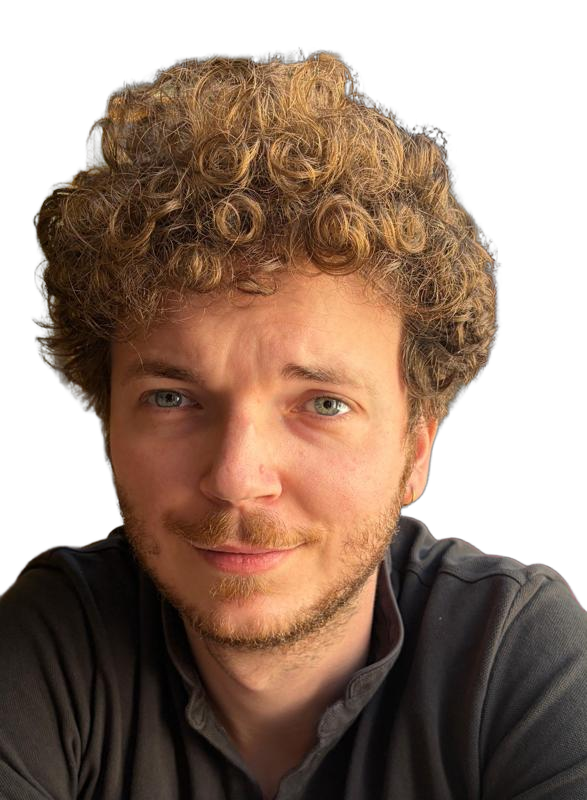
#> input picture .agents/teamwork/teamwork_preview_explorer_survey_2/thumbnails/rembg_bust_IMG-20260901-WA0014.jpg.png, 587 x 800 px, found by its file name
$ python generate_holographic_sample.py
#> lines starting #> are read from the running program, lines starting #| are printed output that depends on the picture
import cv2
import numpy as np
from PIL import Image, ImageDraw, ImageFont

# Load extracted alpha portrait
portrait_path = r"c:\Users\Thomas Martinez\Documents\GitHub\ConcoursVIE\.agents\teamwork\teamwork_preview_explorer_survey_2\thumbnails\rembg_bust_IMG-20260901-WA0014.jpg.png"
out_path = r"c:\Users\Thomas Martinez\Documents\GitHub\ConcoursVIE\.agents\teamwork\teamwork_preview_explorer_survey_2\thumbnails\holographic_biometric_sample.png"

im = Image.open(portrait_path).convert("RGBA")
#> im is the input picture: PIL image 587x800 RGBA; mean R, G, B, A 76, 53.6, 39.5, 174
w, h = im.size
#> w = 587; h = 800

# Target card size
canvas_w, canvas_h = 420, 560
# Resize portrait to fit nicely inside card
portrait_resized = im.copy()
portrait_resized.thumbnail((360, 480), Image.Resampling.LANCZOS)
pw, ph = portrait_resized.size
#> pw = 352; ph = 480

# Create base dark holographic HUD canvas
hud = Image.new("RGBA", (canvas_w, canvas_h), (3, 7, 18, 220)) # Deep navy glass
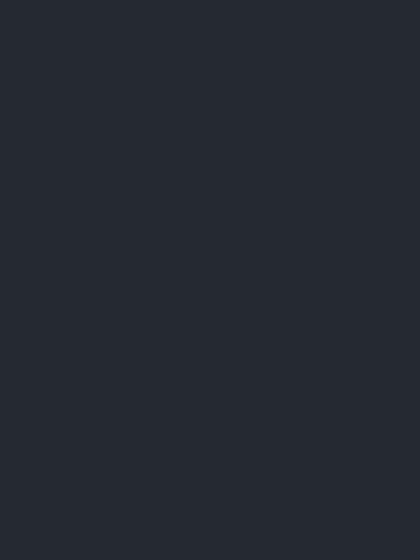
#> hud: PIL image 420x560 RGBA; mean R, G, B, A 3, 7, 18, 220; transparent parts drawn white
draw = ImageDraw.Draw(hud)

# Paste portrait centered
offset_x = (canvas_w - pw) // 2
#> offset_x = 34
offset_y = 60
hud.paste(portrait_resized, (offset_x, offset_y), portrait_resized)
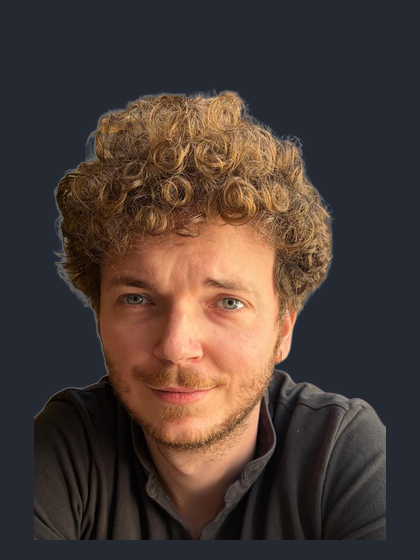
#> hud: PIL image 420x560 RGBA; mean R, G, B, A 55.6, 41.7, 37.3, 236; transparent parts drawn white

# Apply scanlines over portrait region
overlay = Image.new("RGBA", (canvas_w, canvas_h), (0, 0, 0, 0))
#> overlay: PIL image 420x560 RGBA; every value is 0
ov_draw = ImageDraw.Draw(overlay)

for y in range(offset_y, offset_y + ph, 4):
    ov_draw.line([(offset_x, y), (offset_x + pw, y)], fill=(0, 240, 255, 35), width=1)

# Horizontal biometric laser line (cyan-emerald glow)
laser_y = offset_y + int(ph * 0.42)
#> laser_y = 261
for thickness, alpha in [(7, 40), (5, 80), (3, 140), (1, 230)]:
    ov_draw.line([(offset_x - 10, laser_y), (offset_x + pw + 10, laser_y)], fill=(16, 185, 129, alpha), width=thickness)

# Biometric landmark crosshairs on eyes, nose, mouth
landmarks = [
    (offset_x + int(pw * 0.36), offset_y + int(ph * 0.38)), # Left eye
    (offset_x + int(pw * 0.65), offset_y + int(ph * 0.39)), # Right eye
    (offset_x + int(pw * 0.50), offset_y + int(ph * 0.52)), # Nose tip
    (offset_x + int(pw * 0.41), offset_y + int(ph * 0.64)), # Left mouth
    (offset_x + int(pw * 0.59), offset_y + int(ph * 0.64)), # Right mouth
    (offset_x + int(pw * 0.50), offset_y + int(ph * 0.72)), # Chin
]

# Connecting polygon for face mesh
pts = [landmarks[0], landmarks[1], landmarks[4], landmarks[5], landmarks[3]]
ov_draw.polygon(pts, outline=(0, 240, 255, 90))

for lx, ly in landmarks:
    ov_draw.ellipse([lx-3, ly-3, lx+3, ly+3], fill=(16, 185, 129, 220), outline=(0, 240, 255, 255))
    ov_draw.line([(lx-7, ly), (lx+7, ly)], fill=(0, 240, 255, 180), width=1)
    ov_draw.line([(lx, ly-7), (lx, ly+7)], fill=(0, 240, 255, 180), width=1)

# HUD Bracket Corners around portrait
bx1, by1 = offset_x - 12, offset_y - 12
#> bx1 = 22; by1 = 48
bx2, by2 = offset_x + pw + 12, offset_y + ph + 12
#> bx2 = 398; by2 = 552
arm = 20

# Top-left
ov_draw.line([(bx1, by1), (bx1 + arm, by1)], fill=(0, 240, 255, 230), width=2)
ov_draw.line([(bx1, by1), (bx1, by1 + arm)], fill=(0, 240, 255, 230), width=2)
# Top-right
ov_draw.line([(bx2, by1), (bx2 - arm, by1)], fill=(0, 240, 255, 230), width=2)
ov_draw.line([(bx2, by1), (bx2, by1 + arm)], fill=(0, 240, 255, 230), width=2)
# Bottom-left
ov_draw.line([(bx1, by2), (bx1 + arm, by2)], fill=(0, 240, 255, 230), width=2)
ov_draw.line([(bx1, by2), (bx1, by2 - arm)], fill=(0, 240, 255, 230), width=2)
# Bottom-right
ov_draw.line([(bx2, by2), (bx2 - arm, by2)], fill=(0, 240, 255, 230), width=2)
ov_draw.line([(bx2, by2), (bx2, by2 - arm)], fill=(0, 240, 255, 230), width=2)

# Card Border & Tech Accents
ov_draw.rectangle([1, 1, canvas_w-2, canvas_h-2], outline=(0, 240, 255, 120), width=1)
ov_draw.line([(10, 42), (canvas_w-10, 42)], fill=(255, 255, 255, 40), width=1)

# Header & Telemetry Text
ov_draw.text((16, 14), "CABIS // BIOMETRIC PORTAL GATE-04", fill=(0, 240, 255, 255))
ov_draw.text((canvas_w - 75, 14), "LIVE SCAN", fill=(16, 185, 129, 255))

# Bottom telemetry
ov_draw.text((18, canvas_h - 48), "ID: MARTINEZ // THOMAS", fill=(240, 248, 255, 255))
ov_draw.text((18, canvas_h - 30), "V.I.E BUCAREST 2026 // FULL-STACK", fill=(148, 163, 184, 255))
ov_draw.text((canvas_w - 110, canvas_h - 48), "MATCH: 99.8%", fill=(16, 185, 129, 255))
ov_draw.text((canvas_w - 110, canvas_h - 30), "[VERIFIED]", fill=(16, 185, 129, 255))

# Composite overlay onto hud
final_img = Image.alpha_composite(hud, overlay)
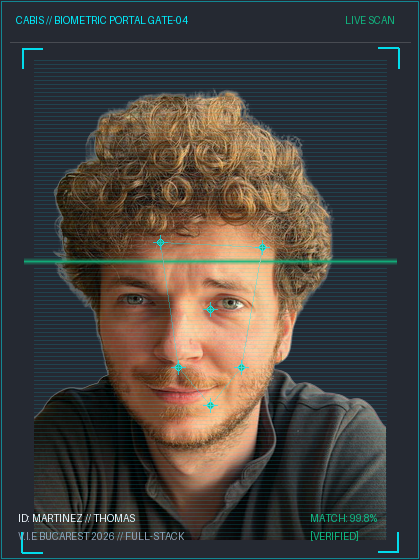
#> final_img: PIL image 420x560 RGBA; mean R, G, B, A 53.4, 49.6, 45.7, 236.7; transparent parts drawn white
final_img.save(out_path)
print(f"Holographic sample saved to {out_path}")

$ run again, with .agents/teamwork/teamwork_preview_explorer_survey_2/thumbnails/rembg_bust_IMG-20260901-WA0011.jpg.png copied over .agents/teamwork/teamwork_preview_explorer_survey_2/thumbnails/rembg_bust_IMG-20260901-WA0014.jpg.png
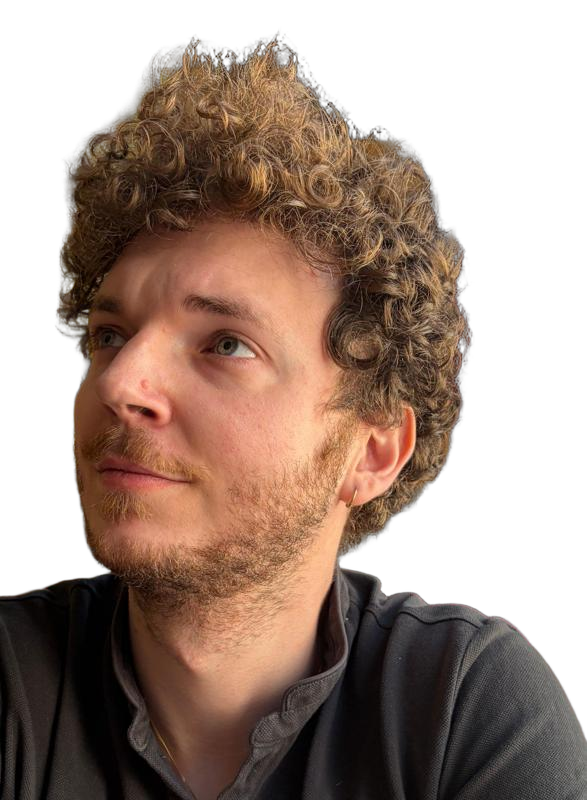
#> input picture .agents/teamwork/teamwork_preview_explorer_survey_2/thumbnails/rembg_bust_IMG-20260901-WA0011.jpg.png, 587 x 800 px, found by its file name
#> im is the input picture: PIL image 587x800 RGBA; mean R, G, B, A 70.5, 50.2, 39.4, 157.1
#> `hud.paste(portrait_resized, (offset_x, offset_y), portrait_resized)`:
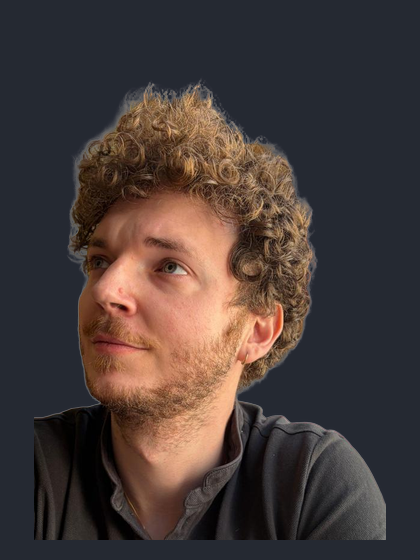
#> hud: PIL image 420x560 RGBA; mean R, G, B, A 51.7, 39.5, 38.1, 234.1; transparent parts drawn white
#> overlay: PIL image 420x560 RGBA; every value is 0
#> `final_img = Image.alpha_composite(hud, overlay)`:
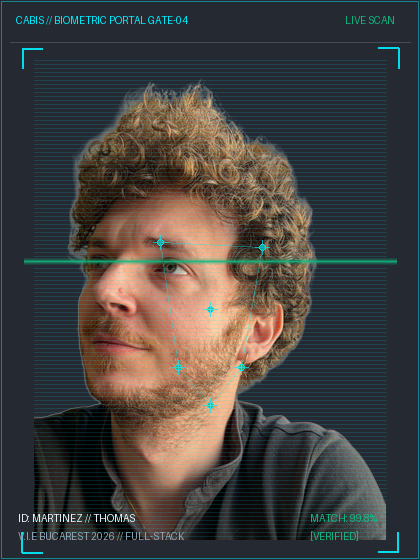
#> final_img: PIL image 420x560 RGBA; mean R, G, B, A 49.8, 47.7, 46.5, 234.9; transparent parts drawn white

$ run again, with .agents/teamwork/teamwork_preview_explorer_survey_2/thumbnails/test_extracted_alpha.png copied over .agents/teamwork/teamwork_preview_explorer_survey_2/thumbnails/rembg_bust_IMG-20260901-WA0014.jpg.png
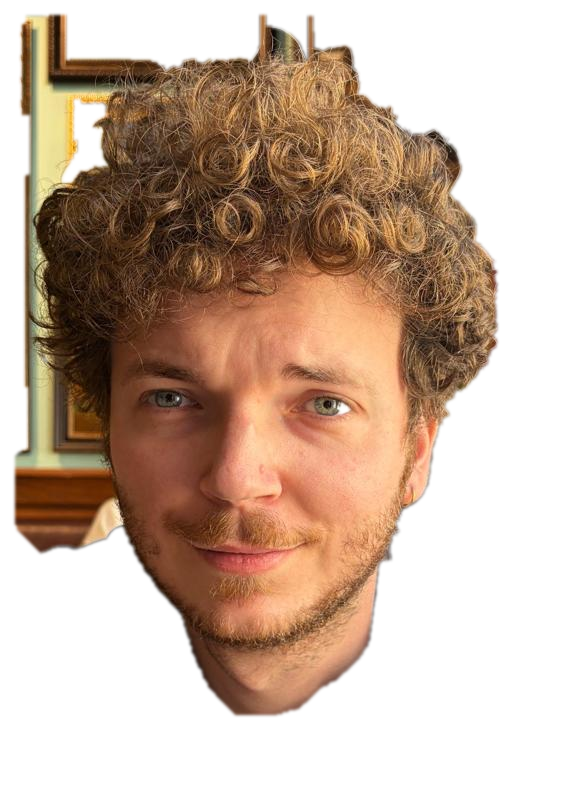
#> input picture .agents/teamwork/teamwork_preview_explorer_survey_2/thumbnails/test_extracted_alpha.png, 587 x 800 px, found by its file name
#> im is the input picture: PIL image 587x800 RGBA; mean R, G, B, A 113.3, 76.2, 55.5, 127.9
#> `hud.paste(portrait_resized, (offset_x, offset_y), portrait_resized)`:
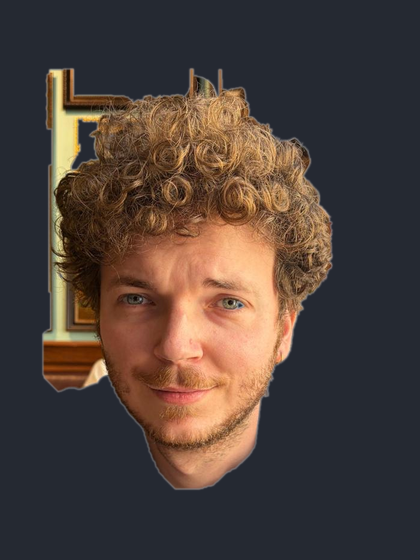
#> hud: PIL image 420x560 RGBA; mean R, G, B, A 55.5, 41.7, 37, 231.8; transparent parts drawn white
#> overlay: PIL image 420x560 RGBA; every value is 0
#> `final_img = Image.alpha_composite(hud, overlay)`:
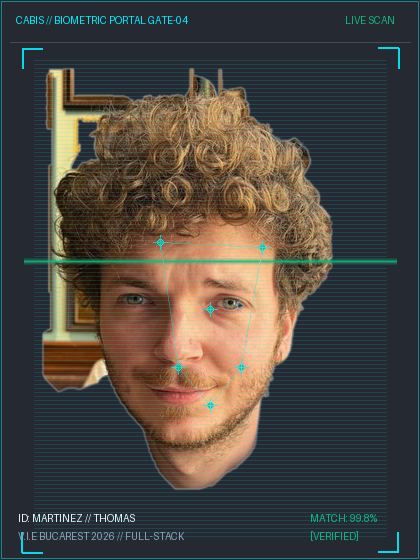
#> final_img: PIL image 420x560 RGBA; mean R, G, B, A 53.5, 49.8, 45.6, 232.7; transparent parts drawn white

$ run again, with .agents/teamwork/teamwork_preview_explorer_survey_2/thumbnails/bust_IMG-20260901-WA0011.jpg saved as .agents/teamwork/teamwork_preview_explorer_survey_2/thumbnails/rembg_bust_IMG-20260901-WA0014.jpg.png
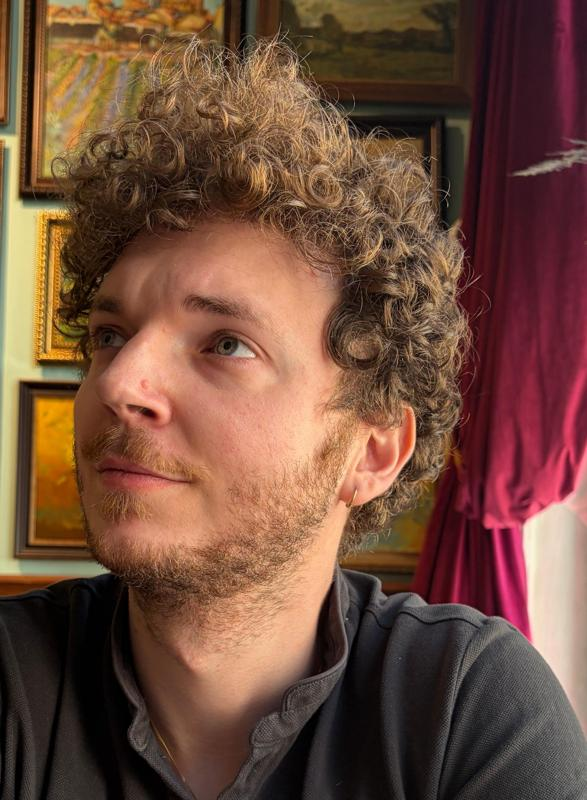
#> input picture .agents/teamwork/teamwork_preview_explorer_survey_2/thumbnails/bust_IMG-20260901-WA0011.jpg, 587 x 800 px, found by its file name
#> `hud.paste(portrait_resized, (offset_x, offset_y), portrait_resized)`:
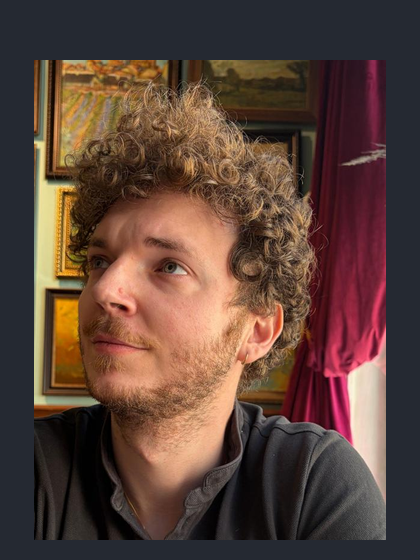
#> hud: PIL image 420x560 RGBA; mean R, G, B, A 82.8, 57.8, 48.7, 245.1; transparent parts drawn white
#> overlay: PIL image 420x560 RGBA; every value is 0
#> `final_img = Image.alpha_composite(hud, overlay)`:
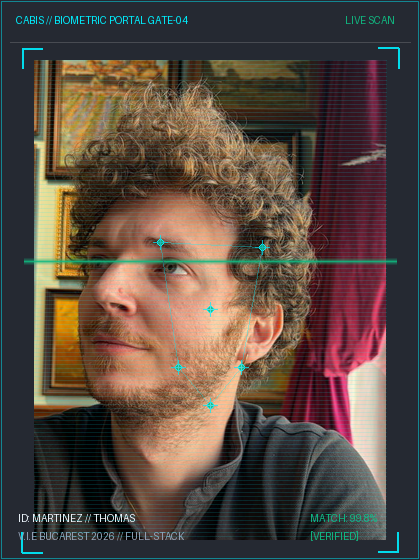
#> final_img: PIL image 420x560 RGBA; mean R, G, B, A 79.7, 64.9, 56.4, 245.4; transparent parts drawn white
